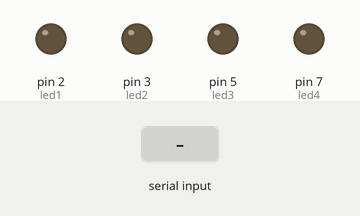
This sketch was run on a simulated Arduino Uno, built with avr-gcc and run on an emulated ATmega328P. On the bench: output pins drawn as LEDs (lit = HIGH). Dashed ring = blinking. The inputs (shaded band) are chosen by the test bench. What the sketch prints to the serial monitor is not drawn.

Above: at 1.4 s.
1.5 s: "1" received over Serial
At 1.9 s:
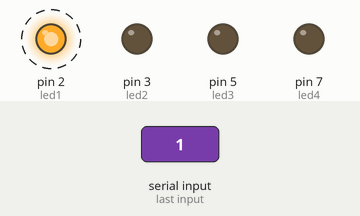
4.5 s: "2" received over Serial
At 4.9 s:
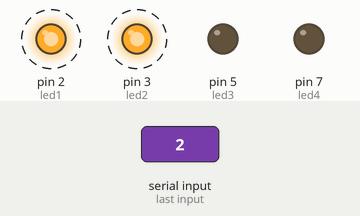
7.5 s: "3" received over Serial
At 7.9 s:
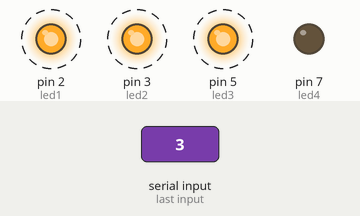
10.5 s: "4" received over Serial
At 10.9 s:
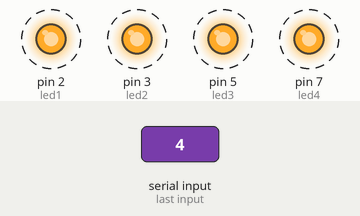
13.5 s: "1" received over Serial
At 13.9 s:
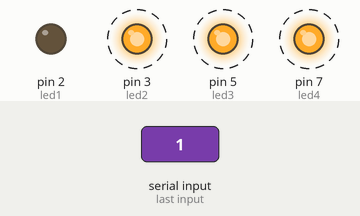
16.5 s: "0" received over Serial
At 17.3 s:
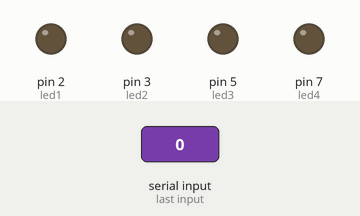
Timing chart, 0 to 19.0 s (numbered marks = the images above; inputs shaded):
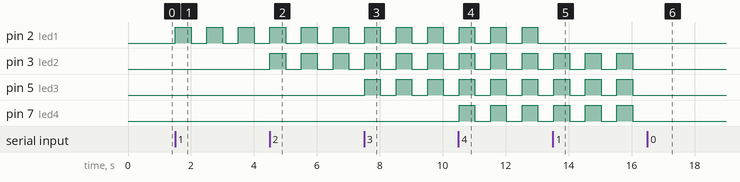

The sketch:

LED_Switch_speed_control-Arduino.ino
```cpp
int led1 = 2;
int led2 = 3;
int led3 = 5;
int led4 = 7;

boolean led1Active = false;
boolean led2Active = false;
boolean led3Active = false;
boolean led4Active = false;

char input;

long previous_time = millis();
long current_time = millis();
long interval = 500;

void setup()
{
  Serial.begin(9600);
  Serial.println("LED Switching Speed Control");
  Serial.println("Press '1' to select LED 1");
  Serial.println("Press '2' to select LED 2");
  Serial.println("Press '3' to select LED 3");
  Serial.println("Press '4' to select LED 4");
  Serial.println("Press '+' to Increase delay for selected LED");
  Serial.println("Press '-' to Decrease delay for selected LED");
  Serial.println("Press '0' to turn OFF selected LED");
  Serial.println("Press '.' to turn OFF all LED's");

  pinMode(led1, OUTPUT);
  pinMode(led2, OUTPUT);
  pinMode(led3, OUTPUT);
  pinMode(led4, OUTPUT);
}

void closeAllLed()
{
  led1Active = false;
  led2Active = false;
  led3Active = false;
  led4Active = false;
  digitalWrite(led1,LOW);
  digitalWrite(led2,LOW);
  digitalWrite(led3,LOW);
  digitalWrite(led4,LOW);
}

void closeAllSelectedLED()
{
  if (led1Active)
  {
    led1Active = false;
    digitalWrite(led1,LOW);
  }
  if (led2Active)
  {
    led2Active = false;
    digitalWrite(led2,LOW);
  }
  if (led3Active)
  {
    led3Active = false;
    digitalWrite(led3,LOW);
  }
  if (led4Active)
  {
    led4Active = false;
    digitalWrite(led4,LOW);
  }
}
void blinker()
{
  if(led1Active)
  {
    int led1status = digitalRead(led1);
    digitalWrite(led1,(led1status+1)%2);
  }
  if(led2Active)
  {
    int led2status = digitalRead(led2);
    digitalWrite(led2,(led2status+1)%2);
  }
  if(led3Active)
  {
    int led3status = digitalRead(led3);
    digitalWrite(led3,(led3status+1)%2);
  }
  if(led4Active)
  {
    int led4status = digitalRead(led4);
    digitalWrite(led4,(led4status+1)%2);
  }
}

void loop()
{
  current_time = millis();
  if (current_time - previous_time > interval)
  {
    blinker();
    previous_time = current_time;
  }
  if (Serial.available() > 0)
  {
    input = Serial.read();
    switch (input)
    {
      case '1':
        {
          led1Active = !led1Active;
          break;
        }
      case '2':
        {
          led2Active = !led2Active;
          break;
        }
      case '3':
        {
           led3Active = !led3Active;
          break;
        }
      case '4':
        {
           led4Active = !led4Active;
          break;
        }
      case '0':
        {
           closeAllSelectedLED();
           break;

        }
      case '.':
        {
          closeAllLed();
          break;
        }
      case '+':
        {
          interval = interval - 100;
          break;
        }
      case '-':
        {
          interval = interval + 100;
          break;
        }
    }
  }
}
```

Measured:
- after the input at 1.5 s, pin 2 (led1): alternates HIGH for 0.50 s and LOW for 0.50 s, starting at once
- after the input at 4.5 s, pin 3 (led2): alternates HIGH for 0.50 s and LOW for 0.50 s, starting at once
- after the input at 7.5 s, pin 5 (led3): alternates HIGH for 0.50 s and LOW for 0.50 s, starting at once
- after the input at 10.5 s, pin 7 (led4): alternates HIGH for 0.50 s and LOW for 0.50 s, starting at once
- after the input at 13.5 s, pin 2 (led1): stops changing and stays LOW
- after the input at 16.5 s, pin 3 (led2), pin 5 (led3), pin 7 (led4): stops changing and stays LOW
